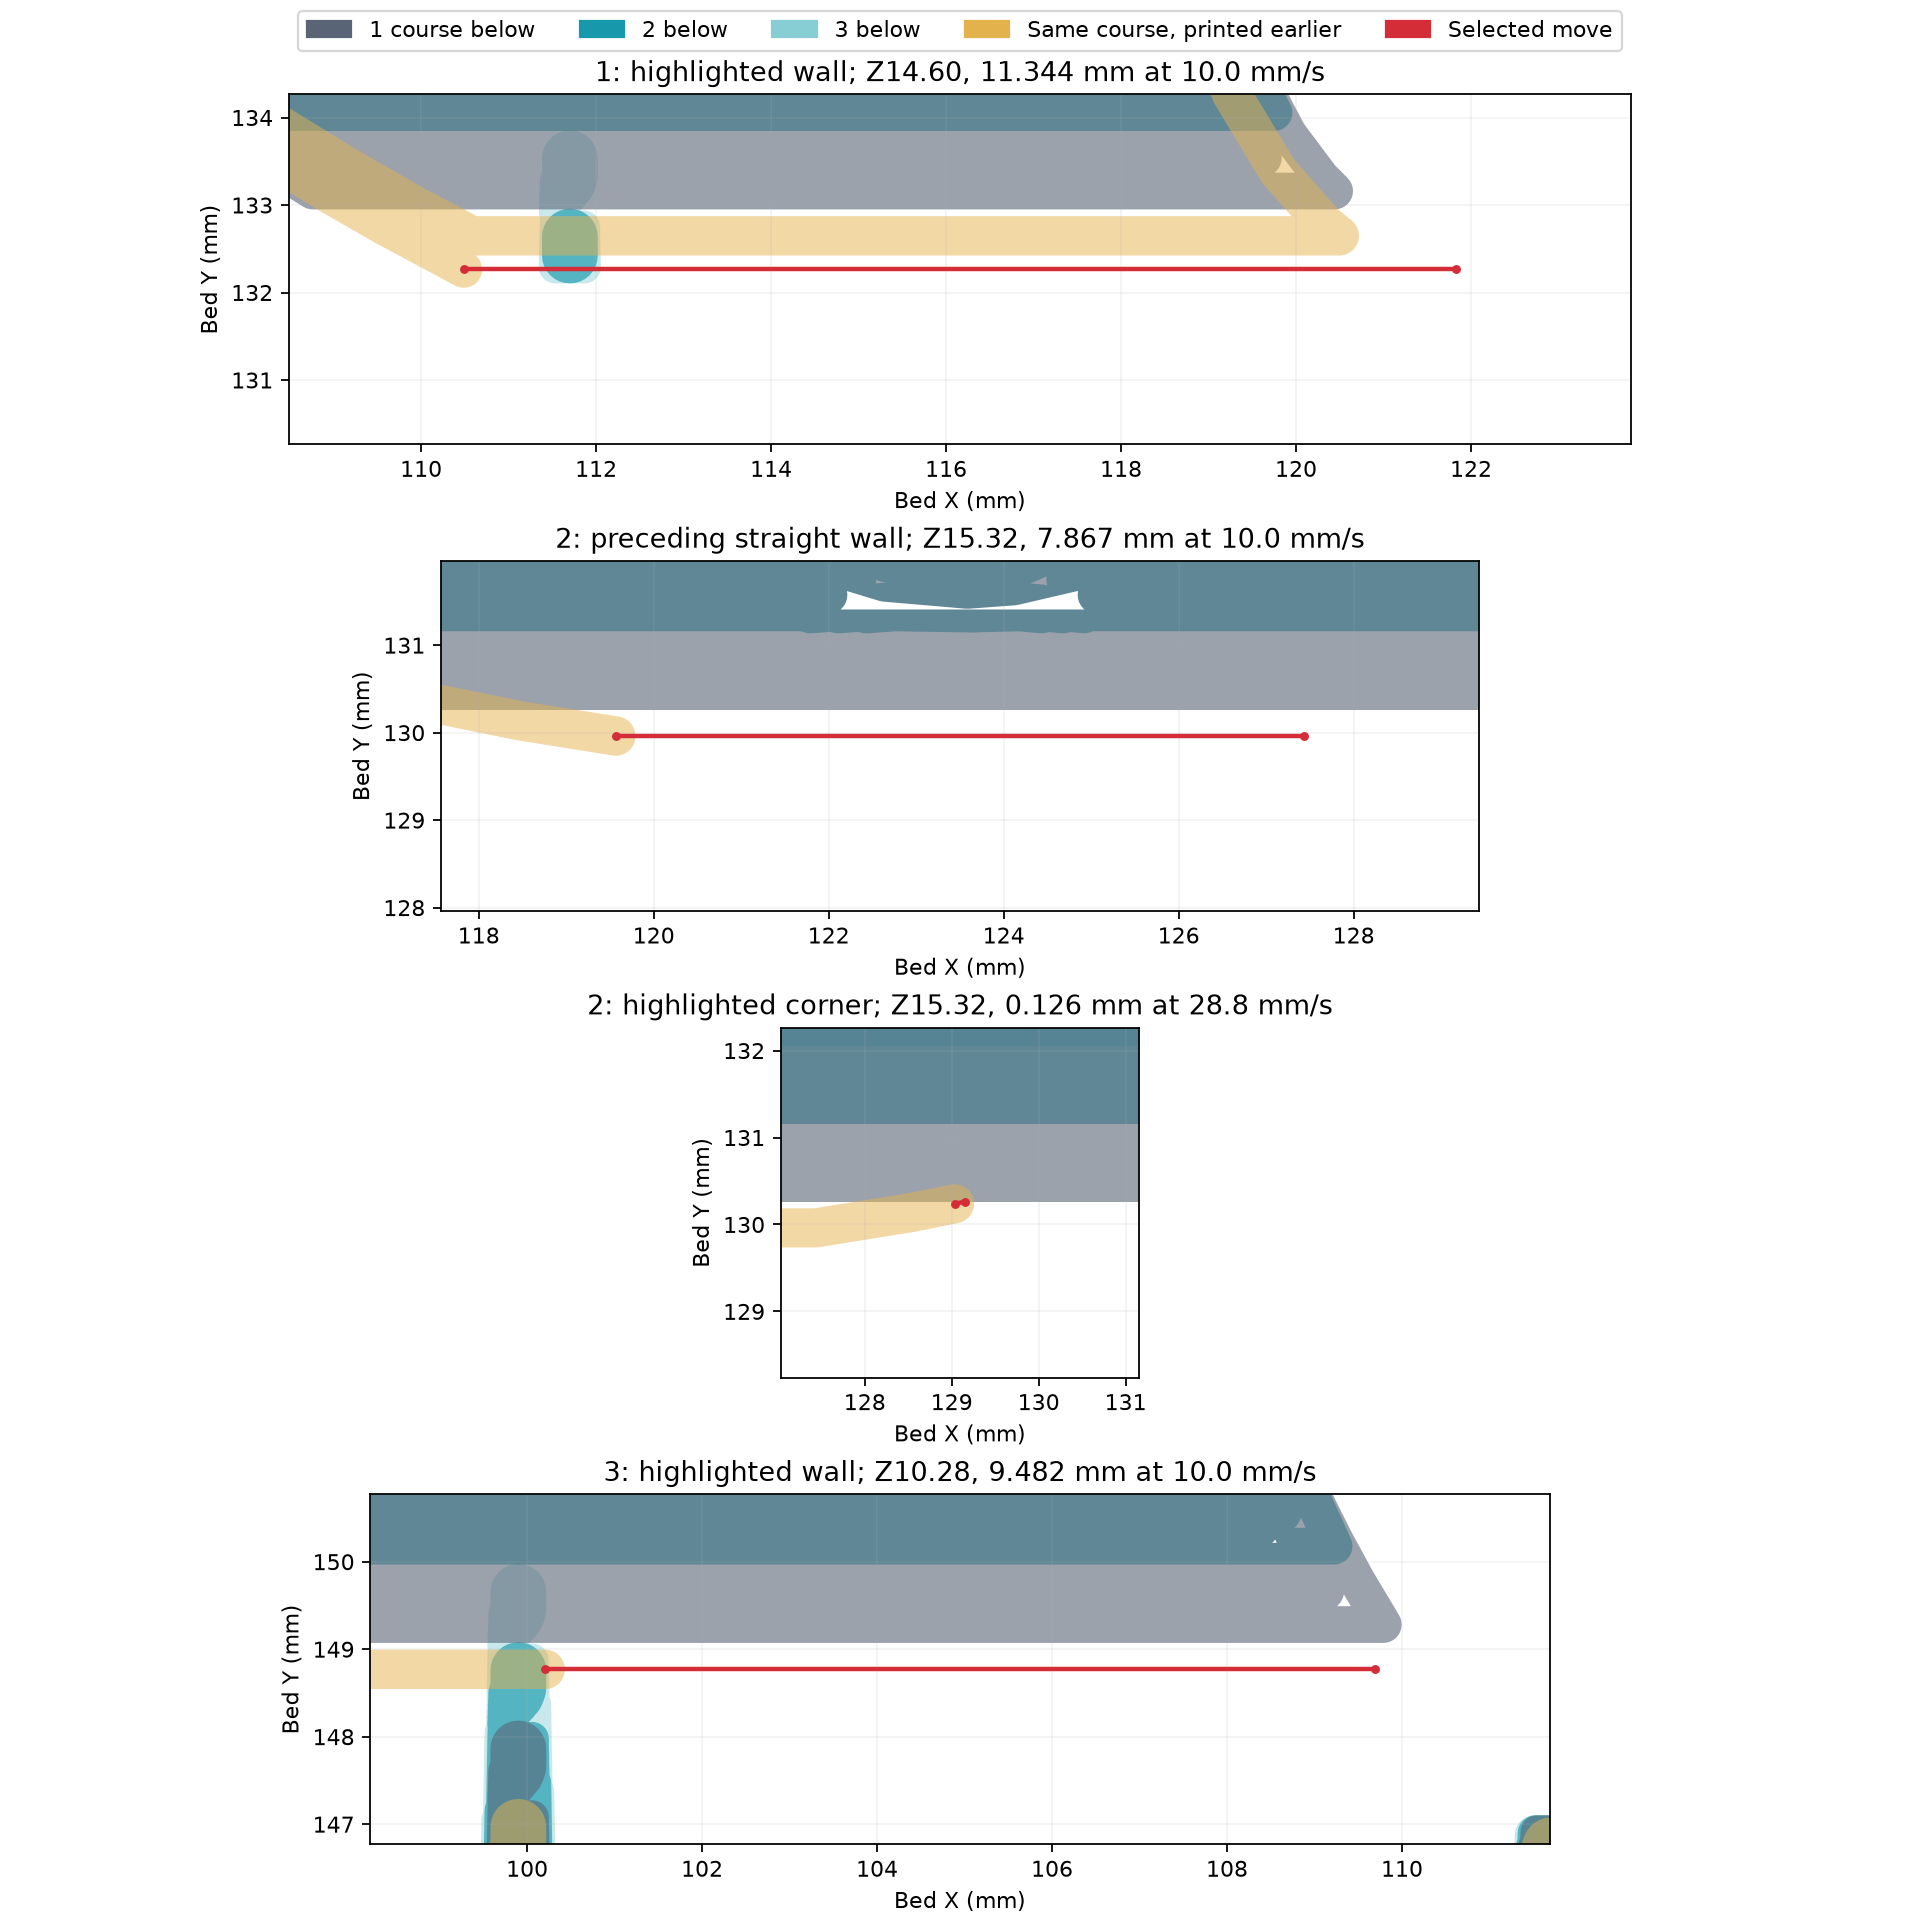

The script that saved this image:
"""Manual review of the three user-selected rim paths; no slicing or printer control."""
from collections import defaultdict
from pathlib import Path
import hashlib
import importlib.util
import json
import math
import sys
from zipfile import ZipFile

import numpy as np
from shapely.geometry import LineString, Point, box
from shapely.ops import unary_union

HERE=Path(__file__).resolve().parent
ROOT=next(p for p in HERE.parents if (p/'tools/bambu_print.py').exists())
sys.path.insert(0,str(ROOT/'hardware/print-tests/petgf-fins'))
spec=importlib.util.spec_from_file_location('fin_paths',ROOT/'hardware/print-tests/petgf-fins/review.py')
paths_module=importlib.util.module_from_spec(spec);spec.loader.exec_module(paths_module)
FOLDER=HERE/'stock-vs-tree/mark2'
CASES=[('1: highlighted wall',356895),('2: preceding straight wall',372017),
       ('2: highlighted corner',372036),('3: highlighted wall',242112)]

def intervals(line,geom):
    hit=line.intersection(geom)
    chunks=list(hit.geoms) if hasattr(hit,'geoms') else [hit]
    out=[]
    for g in chunks:
        if g.geom_type=='LineString' and g.length>1e-7:
            d=[line.project(Point(p)) for p in g.coords]
            out.append([min(d),max(d)])
    return sorted(out)

def metrics(line,geom,width):
    direct=intervals(line,geom)
    overlap=intervals(line,geom.buffer(width/2))
    def longest_gap(ii):
        end=0;gaps=[]
        for a,b in ii:
            gaps.append(max(0,a-end));end=max(end,b)
        gaps.append(line.length-end)
        return max(gaps)
    return dict(centreline_over_material_mm=direct,
        bead_edge_overlap_intervals_mm=overlap,
        longest_no_centreline_bearing_mm=longest_gap(direct),
        longest_no_bead_overlap_mm=longest_gap(overlap),
        start_centre_over_material=geom.covers(Point(line.coords[0])),
        end_centre_over_material=geom.covers(Point(line.coords[-1])))

def footprint(pp):
    return unary_union([LineString([p['a'][:2],p['b'][:2]]).buffer(p['width']/2,quad_segs=8) for p in pp])

def main():
    candidate=len(sys.argv)>1
    printer=sys.argv[2] if len(sys.argv)>2 else 'mark2'
    folder=HERE/sys.argv[1]/printer if candidate else FOLDER
    archive=next(folder.glob('*-print-only.gcode.3mf')) if not candidate else next(folder.glob(f'*-{printer}.gcode.3mf'))
    with ZipFile(archive) as z:raw=z.read('Metadata/plate_1.gcode')
    if not candidate:assert hashlib.sha256(raw).hexdigest()=='6c0d4136375b68de1bb5bbe34b572585edd9682707294bcf05fdabe3c4acf63f'
    text=raw.decode();source_lines=text.splitlines()
    paths=paths_module.segments(text)
    by_line=defaultdict(list)
    for p in paths:by_line[p['line']].append(p)
    report=[];plots=[]
    cases=CASES
    if candidate:
        original=json.loads((FOLDER/'rim-path-review.json').read_text())
        cases=[]
        for r in original['cases']:
            matches=[p for p in paths if p['object']==1901 and abs(p['z']-r['nominal_layer_nozzle_z_mm'])<1e-5
                and p['feature']==r['feature'] and np.linalg.norm(p['a'][:2]-r['start_xyz_mm'][:2])<.005
                and np.linalg.norm(p['b'][:2]-r['end_xyz_mm'][:2])<.005]
            assert len(matches)==1,(r['case'],len(matches))
            cases.append((r['case'],matches[0]['line']))
    for label,number in cases:
        pieces=by_line[number]
        p=pieces[0]
        line=LineString([pieces[0]['a'][:2],pieces[-1]['b'][:2]])
        lo=np.minimum(pieces[0]['a'][:2],pieces[-1]['b'][:2])-2
        hi=np.maximum(pieces[0]['a'][:2],pieces[-1]['b'][:2])+2
        roi=box(*lo,*hi)
        own=[]
        for q in paths:
            if q['object']!=1901 or not p['z']-.73<=q['z']<=p['z']+.001:continue
            if max(q['a'][0],q['b'][0])<lo[0]-1 or min(q['a'][0],q['b'][0])>hi[0]+1:continue
            if max(q['a'][1],q['b'][1])<lo[1]-1 or min(q['a'][1],q['b'][1])>hi[1]+1:continue
            own.append(q)
        layers={}
        shapes={}
        for courses in [1,2,3]:
            z=round(p['z']-.24*courses,5)
            pp=[q for q in own if abs(q['z']-z)<1e-5]
            shapes[courses]=footprint(pp)
            layers[str(z)]=dict(metrics(line,shapes[courses],p['width']),
                bead_features=sorted({q['feature'] for q in pp}))
        earlier=[q for q in own if abs(q['z']-p['z'])<1e-5 and q['line']<number]
        prior=footprint(earlier)
        bline=LineString([(x+78,y) for x,y in line.coords])
        bshapes={}
        for courses in [1,2,3]:
            z=round(p['z']-.24*courses,5)
            pp=[]
            for q in paths:
                if q['object']!=1902 or abs(q['z']-z)>1e-5:continue
                if max(q['a'][0],q['b'][0])<lo[0]+77 or min(q['a'][0],q['b'][0])>hi[0]+79:continue
                if max(q['a'][1],q['b'][1])<lo[1]-1 or min(q['a'][1],q['b'][1])>hi[1]+1:continue
                pp.append(q)
            bshapes[str(z)]=metrics(bline,footprint(pp),p['width'])
        row=dict(case=label,gcode_line=number,command=source_lines[number-1],
            object=p['object'],nominal_layer_nozzle_z_mm=p['z'],feature=p['feature'],
            start_xyz_mm=pieces[0]['a'].tolist(),end_xyz_mm=pieces[-1]['b'].tolist(),
            xy_length_mm=line.length,speed_mm_s=p['speed'],part_fan_percent=p['fan']/2.55,
            slicer_bead_width_mm=p['width'],slicer_bead_height_mm=p['height'],
            A_previous_courses=layers,A_current_course_before_move=metrics(line,prior,p['width']),
            B_same_location_previous_courses=bshapes)
        report.append(row)
        plots.append((label,line,shapes,prior,roi,p))
        print(json.dumps(row),flush=True)
    out=dict(gcode_sha256=hashlib.sha256(raw).hexdigest(),source_archive=str(archive.relative_to(ROOT)),
        method='Measured XY footprints of actual deposited beads, using native width and chronological order. Nominal lower courses are kept separate: material two courses below is an intentional-gap bearing, not a preceding-layer weld. Current-course neighbouring strands may themselves be unsupported. Footprints do not predict sag or establish mechanical anchorage.',
        cases=report)
    (folder/'rim-path-review.json').write_text(json.dumps(out,indent=2)+'\n')
    import matplotlib
    matplotlib.use('Agg')
    import matplotlib.pyplot as plt
    from matplotlib.patches import Patch
    fig,axes=plt.subplots(4,1,figsize=(12,12),constrained_layout=True)
    def fill(ax,g,colour,alpha):
        if hasattr(g,'geoms'):
            for q in g.geoms:fill(ax,q,colour,alpha)
        elif g.geom_type=='Polygon':
            x,y=g.exterior.xy;ax.fill(x,y,color=colour,alpha=alpha,lw=0)
            for ring in g.interiors:
                x,y=ring.xy;ax.fill(x,y,color='white',lw=0)
    for ax,(label,line,shapes,prior,roi,p) in zip(axes,plots):
        fill(ax,shapes[3].intersection(roi),'#87cdd4',.45)
        fill(ax,shapes[2].intersection(roi),'#1799ab',.65)
        fill(ax,shapes[1].intersection(roi),'#596576',.6)
        fill(ax,prior.intersection(roi),'#e4b24d',.5)
        x,y=line.xy;ax.plot(x,y,color='#d42d38',lw=2,marker='o',markersize=3)
        ax.set(xlim=(roi.bounds[0],roi.bounds[2]),ylim=(roi.bounds[1],roi.bounds[3]),aspect='equal',
            title=f"{label}; Z{p['z']:.2f}, {line.length:.3f} mm at {p['speed']:.1f} mm/s",xlabel='Bed X (mm)',ylabel='Bed Y (mm)')
        ax.grid(alpha=.15)
    fig.legend(handles=[Patch(color='#596576',label='1 course below'),Patch(color='#1799ab',label='2 below'),
        Patch(color='#87cdd4',label='3 below'),Patch(color='#e4b24d',label='Same course, printed earlier'),
        Patch(color='#d42d38',label='Selected move')],loc='outside upper center',ncol=5)
    fig.savefig(folder/'rim-path-review.png' if candidate else HERE/'rim-path-review.png',dpi=160)

if __name__=='__main__':main()
